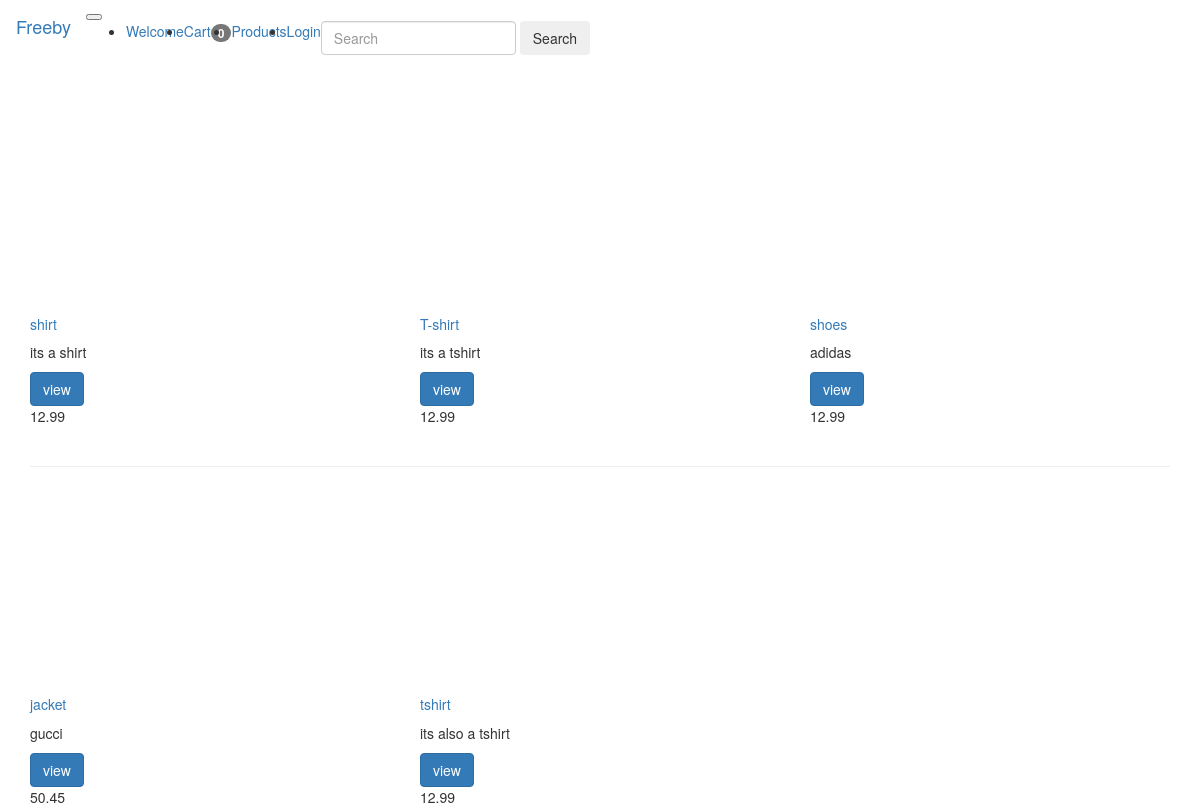
The page / on the database its author committed.
### products/models.py (models this page shows, shortened)
class ProductImage(models.Model):
    product=models.ForeignKey(Product,on_delete=models.CASCADE)
    image=models.ImageField(upload_to='products/images/')
    featured=models.BooleanField(default=True)
    thumbnail=models.BooleanField(default=False)
    updated=models.DateTimeField(auto_now_add=False,auto_now=True)
    active=models.BooleanField(default=True)

class Product(models.Model):
    title=models.CharField(max_length=120,null=False,blank=False)
    description=models.TextField(null=True,blank=False)
    price=models.DecimalField(decimal_places=2,max_digits=10,default=12.99)
    sale_price=models.DecimalField(decimal_places=2,max_digits=10,null=True,blank=True)
    slug=models.SlugField(unique=True)
    timestamp=models.DateTimeField(auto_now_add=True,auto_now=False)
    updated=models.DateTimeField(auto_now_add=False,auto_now=True)
    active=models.BooleanField(default=True)
    class Meta:
        unique_together=['title','slug']

### products/views.py (the view)
# urls.py: 2. Add a URL to urlpatterns:  path('', views.home, name='home')
def home(request):
    sliders=Slider.objects.all_featured()
    products=Product.objects.all()
    template='products/home.html'
    context={'products':products,
    'sliders':sliders,
    }
    return render(request,template,context)

### marketing/models.py (called while the page is built)
    def active(self):
        return self.filter(active=True)

    def featured(self):
        return self.filter(featured=True).filter(start_date__lt=timezone.now())\
        .filter(end_date__gte=timezone.now())

    def get_queryset(self):
        return MarketingQueryset(self.model, using=self._db)

    def all_featured(self):
        return self.get_queryset().active().featured()

    def get_featured_item(self):
        try:
            return self.get_queryset().active().featured()[0]
        except:
            return None

    def get_image_url(self):
        return "{}{}".format(settings.MEDIA_URL,self.image)

### templates/products/home.html (shortened to what this page needs)
{%extends 'base.html'%}
{%load static %}
{% block jumbotron %}
{%if sliders%}
<div class="container" style='margin-bottom:15px;margin-top:-24px'>
  <div id="carouselExampleIndicators" class="carousel slide" data-ride="carousel">
<div class='carousel-inner' role='listbox'>
{%for slider in sliders%}
<div class="carousel-item {%if forloop.first %}active{%endif%}"">
</div>
{%endfor%}
</div>
</div>
</div>
{%endif%}
{%endblock%}
{%block content%}
<div class='container'>
  <div class='row'>
    {% for product in products %}
    <div class='col-sm-4'>
      <div class="card" style="width: 18rem;">
        {% if product.productimage_set.all %}
        {% for item in product.productimage_set.all %}
        {% if item.featured %}
        <div style="
        width:200px;
        height:200px;margin:0 auto">
        <div class="background_img_thumb" style="background-image:  url('{{MEDIA_ROOT}}{{item.image.url}}');"></div>
          </div>
        {% endif %}
        {%endfor%}
        {% else %}
        <img class="card-img-top" src="{% static "img/placeholder.jpg" %}"/>
        {%endif%}
        <div class="card-body">
          <a href="{% url 'single_product' product.slug %}"><h5 class="card-title">{{product.title}}</h5></a>
          <p class="card-text">{{product.description|truncatewords:15}}</p>
          <a href="{% url 'single_product' product.slug %}" class="btn btn-primary">view</a>
        </div>
      </div>
    {{product.price}}
    </div>
    {% cycle "" "" "</div><br/><hr/><div class='row'>" %}
    {%endfor%}
  </div>
</div>
{%endblock%}

### templates/base.html (shortened to what this page needs)
<!doctype html>
<html lang="en">
  <head>
    {%load static %}
    <link rel="stylesheet" href='{% static "css/bootstrap.min.css" %}'/>
    <body>
    {% include 'navbar.html' %}
    {%block jumbotron%}
    {%endblock%}
    <link href="https://getbootstrap.com/docs/4.5/examples/navbar-static/navbar-top.css" rel="stylesheet">
  </head>
  <body>
{% block content %}
{%endblock%}
</html>

### templates/navbar.html (shortened to what this page needs)
<nav class="navbar navbar-expand-md navbar-dark bg-dark mb-4 ">
<a class="navbar-brand" href="{% url 'home' %}">Freeby</a>
<button class="navbar-toggler" type="button" data-toggle="collapse" data-target="#navbarCollapse" aria-controls="navbarCollapse" aria-expanded="false" aria-label="Toggle navigation">
</button>
<div class="collapse navbar-collapse" id="navbarCollapse">
<ul class="navbar-nav mr-auto">
  <li class="nav-item active">
    <a class="nav-link" href="#">Welcome <span class="sr-only">(current)</span></a>
  </li>
  <li class="nav-item">
    <a class="nav-link" href="{%  url 'cart' %}">Cart<span class="badge">{%if not request.session.items_total%} 0 {%else%} {{request.session.items_total}} {%endif%}</span></a>
  </li>
  <li class="nav-item">
    <a class="nav-link" href="{%  url 'products' %}">Products</a>
  </li>
  {% if user.is_authenticated %}
  <li class="nav-item">
    <a class="nav-link" href="#">Account</a>
  </li>
  <li class="nav-item">
    <a class="nav-link" href="{% url 'auth_logout' %}">logout</a>
  </li>
  {%else%}
  <li class="nav-item"> <a class="nav-link" href="{%url 'auth_login'%}">Login</a></li>
  {%endif%}
</ul>
<form class="form-inline mt-2 mt-md-0" action='/s/'>
  <input class="form-control mr-sm-2" type="text" placeholder="Search" aria-label="Search" name="q" >
  <button class="btn btn-outline-success my-2 my-sm-0" type="submit">Search</button>
</form>
</div>
</nav>

### rows shown on the page
Product: title "shirt", description "its a shirt", price "12.99"
Product: title "T-shirt", description "its a tshirt", price "12.99"
Product: title "shoes", description "adidas", price "12.99"
Product: title "jacket", description "gucci", price "50.45"
Product: title "tshirt", description "its also a tshirt", price "12.99"
